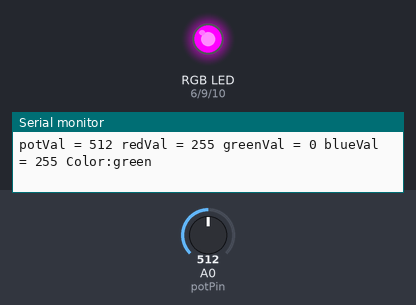
A sketch run on a simulated Arduino Uno, built with avr-gcc and run on an emulated ATmega328P. Parts: an RGB LED mixed from three pins (HIGH = lit), the last lines printed to the serial monitor. The test bench sets the inputs (shaded band); at power-on: A0 (potPin) = 512.

Above: at 1.2 s.
1.3 s: A0 (potPin) set to 570
4.3 s: A0 (potPin) set to 591
At 5.5 s:
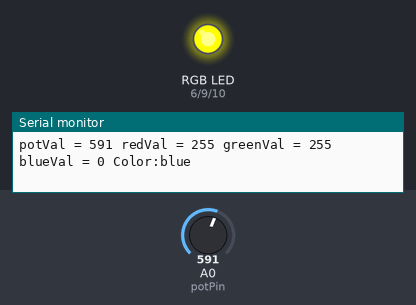
5.8 s: A0 (potPin) set to 428
At 6.4 s:
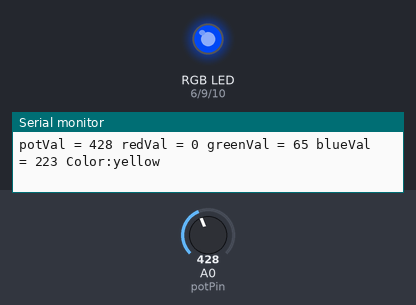
7.3 s: A0 (potPin) set to 454
At 7.9 s:
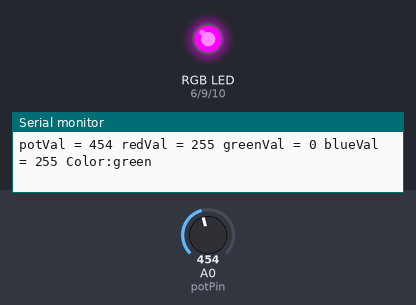
8.8 s: A0 (potPin) set to 594
At 9.4 s:
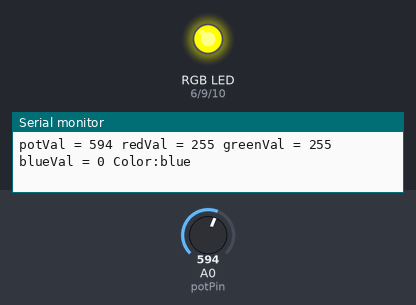
10.4 s: A0 (potPin) set to 721
13.4 s: A0 (potPin) set to 745
At 14.1 s:
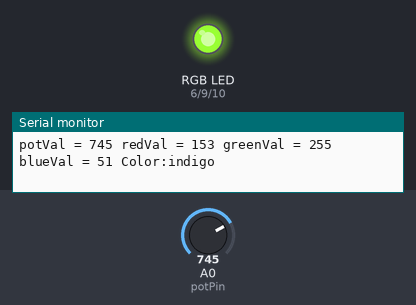
Timing chart, 0 to 16.0 s (numbered marks = the images above; inputs shaded):
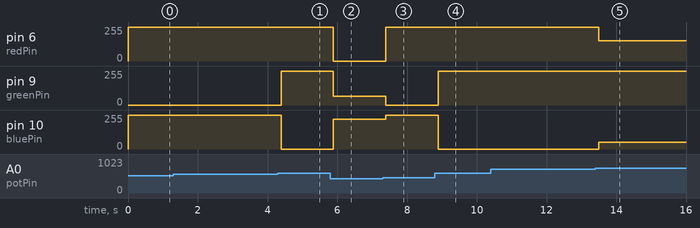

Measured:
- the behaviour switches between 583 and 584 on A0 (potPin) (found by bisection; images 0 and 1)
- the behaviour switches between 437 and 438 on A0 (potPin) (found by bisection; images 2 and 3)
- the behaviour switches between 729 and 730 on A0 (potPin) (found by bisection; images 4 and 5)
- after the input at 4.3 s, pin 9 (greenPin): 0/255 → 255/255 after 0.09 s; pin 10 (bluePin): 255/255 → 0/255 after 0.09 s
- after the input at 5.8 s, pin 6 (redPin): 255/255 → 0/255 after 0.08 s; pin 9 (greenPin): 255/255 → 65/255 after 0.08 s; pin 10 (bluePin): 0/255 → 223/255 after 0.08 s
- after the input at 7.3 s, pin 6 (redPin): 0/255 → 255/255 after 0.09 s; pin 9 (greenPin): 65/255 → 0/255 after 0.09 s; pin 10 (bluePin): 223/255 → 255/255 after 0.09 s
- after the input at 8.8 s, pin 9 (greenPin): 0/255 → 255/255 after 0.10 s; pin 10 (bluePin): 255/255 → 0/255 after 0.10 s
- after the input at 13.4 s, pin 6 (redPin): 255/255 → 153/255 after 0.10 s; pin 10 (bluePin): 0/255 → 51/255 after 0.10 s

The sketch:

Arduino_lab_2.2_pt_2_pot_to_RGB_Com_An.ino
```cpp
int potPin = A0;
int redPin = 6;
int greenPin = 9;
int bluePin = 10;
int potVal;
int redVal;
int greenVal;
int blueVal;
String colorName;

void setup() {
  Serial.begin(9600);
}

void loop() {
  potVal = analogRead(potPin);

  rgbConvert();
  Serial.print ("potVal = ");
  Serial.print (potVal);
  Serial.print (" redVal = ");
  Serial.print(redVal);
  Serial.print (" greenVal = ");
  Serial.print(greenVal);
  Serial.print (" blueVal = ");
  Serial.print(blueVal);
  Serial.print(" Color:");
  Serial.println(colorName);
  analogWrite(redPin, redVal);
  analogWrite(greenPin, greenVal);
  analogWrite(bluePin, blueVal);

}

void rgbConvert(){

  //red
  if (potVal < 146){
    redVal = 0;
    greenVal = 255;
    blueVal = 255;
    colorName = "red";
  }

  //orange
  else if (potVal >= 146 && potVal < 292){
    redVal = 0;
    greenVal = 175;
    blueVal = 255;
    colorName = "orange";
  }

  //yellow
  else if (potVal >= 292 && potVal < 438){
    redVal = 0;
    greenVal = 65;
    blueVal = 223;
    colorName = "yellow";
  }

  //green
  else if (potVal >= 438 && potVal < 584){
    redVal = 255;
    greenVal = 0;
    blueVal = 255;
    colorName = "green";
  }

  //blue
  else if (potVal >= 584 && potVal < 730){
    redVal = 255;
    greenVal = 255;
    blueVal = 0;
    colorName = "blue";
  }

  //indigo
  else if (potVal >= 730 && potVal < 876){
    redVal = 153;
    greenVal = 255;
    blueVal = 51;
    colorName = "indigo";
  }

  //violet
  else {
    redVal = 40;
    greenVal = 203;
    blueVal = 133;
    colorName = "violet";
  }
}
```
